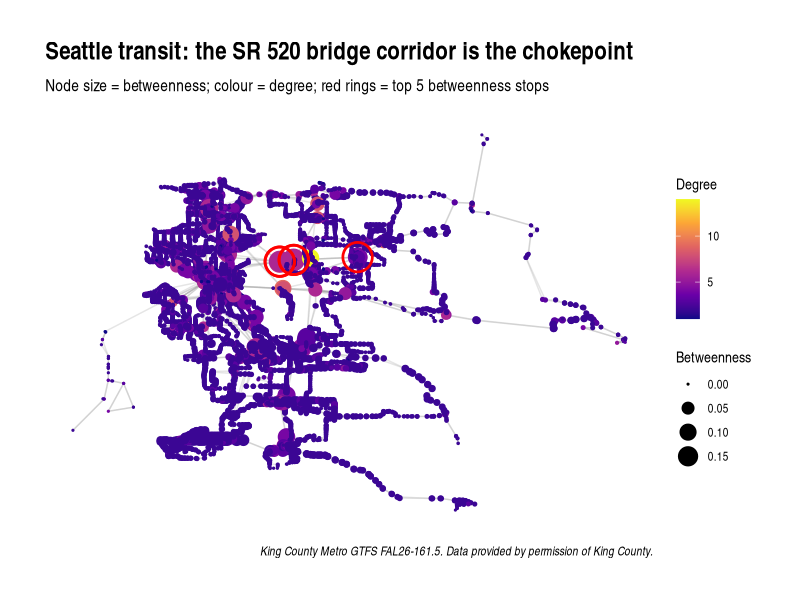
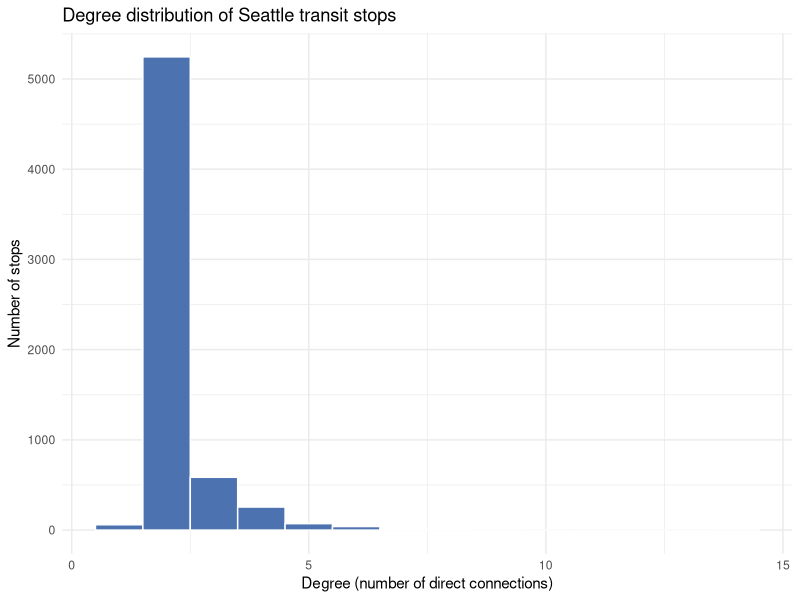
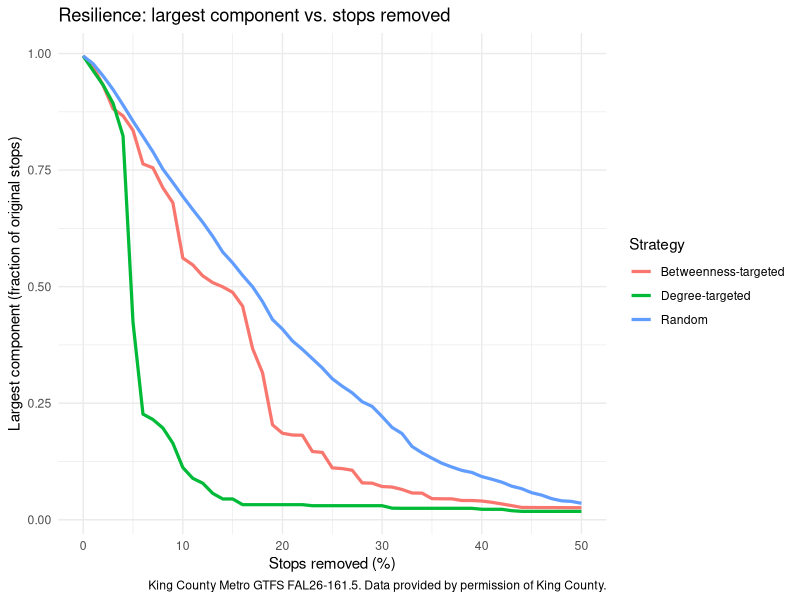

Write R code to recreate these figures, in order.
## ---- chunk 1
knitr::opts_chunk$set(echo = TRUE, message = FALSE, warning = FALSE,
                      fig.align = "center")
## ---- chunk 2
library(readr)     # reading the CSV files
library(dplyr)     # data wrangling
library(tidyr)     # reshaping data for plots
library(tibble)    # tidy tables
library(igraph)    # network analysis
library(ggraph)    # network visualization (ggplot2-based)
library(ggplot2)   # general plotting
## ---- chunk 3
nodes <- read_csv("nodes.csv", show_col_types = FALSE)
edges <- read_csv("edges.csv", show_col_types = FALSE)

g <- graph_from_data_frame(d = edges, vertices = nodes, directed = FALSE)

g
## ---- chunk 4
V(g)$betweenness_r <- betweenness(g, directed = FALSE, normalized = TRUE)
top5 <- V(g)$name[order(-V(g)$betweenness_r, V(g)$name)][1:5]
V(g)$is_top5 <- V(g)$name %in% top5

ggraph(g, layout = "manual", x = V(g)$x, y = V(g)$y) +
  geom_edge_link(alpha = 0.25, colour = "grey60") +
  geom_node_point(aes(size = betweenness_r, colour = degree)) +
  geom_node_point(aes(filter = is_top5), shape = 21, size = 9,
                  stroke = 1.4, colour = "red", fill = NA) +
  scale_colour_viridis_c(option = "plasma", name = "Degree") +
  scale_size_continuous(name = "Betweenness", range = c(0.4, 7)) +
  labs(title = "Seattle transit: the SR 520 bridge corridor is the chokepoint",
       subtitle = "Node size = betweenness; colour = degree; red rings = top 5 betweenness stops",
       caption = "King County Metro GTFS FAL26-161.5. Data provided by permission of King County.") +
  theme_graph()
## ---- chunk 5
tibble(degree = degree(g)) %>%
  ggplot(aes(x = degree)) +
  geom_histogram(binwidth = 1, fill = "#4C72B0", colour = "white") +
  labs(title = "Degree distribution of Seattle transit stops",
       x = "Degree (number of direct connections)", y = "Number of stops") +
  theme_minimal()
## ---- chunk 6
n_components   <- components(g)$no
largest_share  <- max(components(g)$csize) / vcount(g)
clustering_avg <- transitivity(g, type = "average")
diam_lcc       <- diameter(g, directed = FALSE)          # on the largest component in practice
avg_path       <- mean_distance(g, directed = FALSE)

tibble(
  Measure = c("Nodes", "Ties", "Components", "Largest component share",
              "Average clustering", "Diameter (stops)", "Average shortest path (stops)"),
  Value   = c(vcount(g), ecount(g), n_components,
              round(largest_share, 4), round(clustering_avg, 4),
              diam_lcc, round(avg_path, 2))
)
## ---- chunk 7
tibble(stop = V(g)$name,
       betweenness = round(V(g)$betweenness_r, 3),
       degree = degree(g)) %>%
  arrange(desc(betweenness)) %>%
  slice_head(n = 10)
## ---- chunk 8
set.seed(20261118)

largest_fraction <- function(graph) {
  if (vcount(graph) == 0) return(0)
  max(components(graph)$csize) / vcount(g)
}

attack_curve <- function(order_names, steps = 0:50) {
  sapply(steps, function(p) {
    k <- floor(p / 100 * vcount(g))
    if (k == 0) return(largest_fraction(g))
    largest_fraction(delete_vertices(g, order_names[seq_len(k)]))
  })
}

steps <- 0:50
deg_order <- V(g)$name[order(-degree(g), V(g)$name)]
bet_order <- V(g)$name[order(-V(g)$betweenness_r, V(g)$name)]

resilience <- tibble(
  pct_removed = steps,
  `Degree-targeted`      = attack_curve(deg_order, steps),
  `Betweenness-targeted` = attack_curve(bet_order, steps),
  Random = rowMeans(replicate(10, attack_curve(sample(V(g)$name), steps)))
)

resilience %>%
  tidyr::pivot_longer(-pct_removed, names_to = "Strategy", values_to = "Largest component") %>%
  ggplot(aes(x = pct_removed, y = `Largest component`, colour = Strategy)) +
  geom_line(linewidth = 1.1) +
  labs(title = "Resilience: largest component vs. stops removed",
       x = "Stops removed (%)", y = "Largest component (fraction of original stops)",
       caption = "King County Metro GTFS FAL26-161.5. Data provided by permission of King County.") +
  theme_minimal()
## ---- chunk 9
set.seed(20261118)
lcc <- induced_subgraph(g, names(which(components(g)$membership ==
                                       which.max(components(g)$csize))))
pair_sample <- replicate(300, sample(V(lcc)$name, 2), simplify = FALSE)

pair_stats <- function(order_names, steps = 0:50) {
  t(sapply(steps, function(p) {
    k <- floor(p / 100 * vcount(g))
    h <- if (k == 0) g else delete_vertices(g, order_names[seq_len(k)])
    d <- sapply(pair_sample, function(pr) {
      if (!all(pr %in% V(h)$name)) return(NA_real_)
      dd <- distances(h, v = pr[1], to = pr[2])[1, 1]
      ifelse(is.infinite(dd), NA_real_, dd)
    })
    c(share_connected = mean(!is.na(d)), avg_path = mean(d, na.rm = TRUE))
  }))
}

path_deg <- pair_stats(deg_order)
path_bet <- pair_stats(bet_order)
# (Random strategy: average pair_stats() over several sampled orders.)

# Key rows, printed so the numbers quoted below can be checked against the code:
tibble(pct_removed = steps,
       degree_share_connected = round(path_deg[, "share_connected"], 3),
       degree_avg_path = round(path_deg[, "avg_path"], 1),
       betweenness_share_connected = round(path_bet[, "share_connected"], 3),
       betweenness_avg_path = round(path_bet[, "avg_path"], 1)) %>%
  filter(pct_removed %in% c(0, 2, 4, 6, 8, 10, 15, 20))
## ---- chunk 10
nodes_merged <- nodes %>%
  mutate(key = paste(name, round(x, 3), round(y, 3))) %>%
  group_by(key) %>%
  summarise(id_new = first(id), x = mean(x), y = mean(y), .groups = "drop")

id_map <- nodes %>%
  mutate(key = paste(name, round(x, 3), round(y, 3))) %>%
  left_join(nodes_merged %>% select(key, id_new), by = "key") %>%
  select(id, id_new)

edges_merged <- edges %>%
  left_join(id_map, by = c("from" = "id")) %>% rename(from_new = id_new) %>%
  left_join(id_map, by = c("to" = "id"))   %>% rename(to_new = id_new) %>%
  filter(from_new != to_new) %>%
  distinct(from = from_new, to = to_new)

g_merged <- graph_from_data_frame(edges_merged,
                                  vertices = nodes_merged %>% rename(id = id_new) %>%
                                    select(id, x, y),
                                  directed = FALSE)
c(nodes_merged = vcount(g_merged), ties_merged = ecount(g_merged),
  largest_share_merged = round(max(components(g_merged)$csize) / vcount(g_merged), 4))
